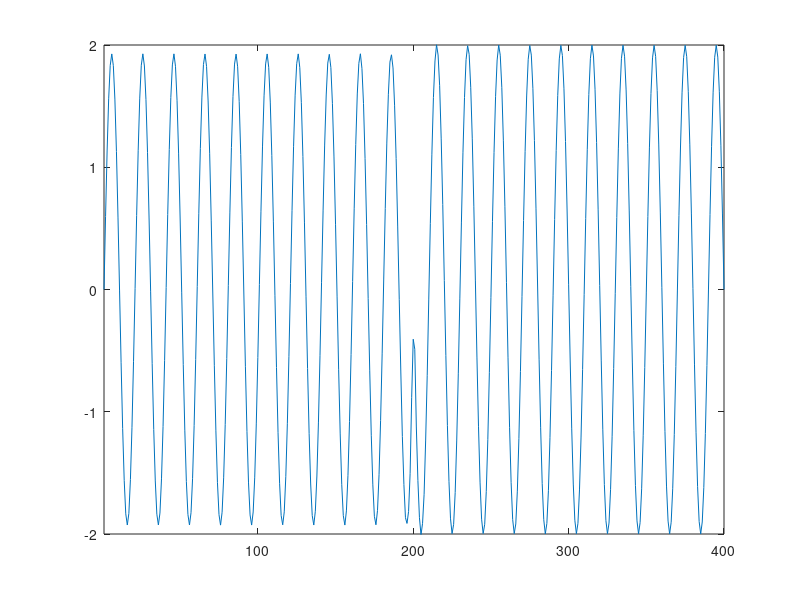

MATLAB code to generate this figure:
%------------------ Pulse propagation in homogeneous medium----------------------
%------------------- ABC is not applied at the ends, so reflection will be
%visible

clc;
close all;
%----- Medium ----------
length = 2;
eps0=8.854e-12;
meu0=4*pi*1e-7;
epsr=1;
meur=1;
eps=eps0*epsr;
meu=meu0*meur;
%---- Signal -----------
c=3e8;
v=c/sqrt(epsr*meur);
freq=3e9;
lamda=v/freq;
%------ Cell length and time step---------
dz=lamda/20;
dt=dz/v;
N_cells=length/dz;
Mid_cell=N_cells/2; % position to launch the signal
%------ Multiplying constants --------
const_e=dt/(eps*dz);
const_h=dt/(meu*dz);
%------- Initialise E and H arrays ------------
ex=zeros(N_cells,1);
hy=zeros(N_cells,1);
%------ Gaussian pusle ------------
Ts=10*dt; % pulse width
t0=3*Ts; % pulse delay
N_steps=400; % maximum iteration steps
%************** Iteration loop ****************
   
    for n=1:N_steps;        
        time=(n-1)*dt;              
       
%------- Signal launched in the middle cell -----------
        pulse=sin(2*pi*freq*time);         % Gaussian pulse exp(-((time-t0)/Ts)^2)/dz;              
        ex(Mid_cell)=pulse;    
        %------------------------ compute H -------------------------
        k=1:N_cells-1;
        hy(k)=hy(k)-const_h*(ex(k+1)-ex(k));          
        %------------------------- compute E ------------------------
        k=2:N_cells-1;
        ex(k)=ex(k)-const_e*(hy(k)-hy(k-1));  
       
        plot(1:N_cells,ex,'-');
        axis([1 N_cells -2 2]);
        pause(0.05);  
%         frame(i)=getframe(1);
%         i=i+1;
       
    end  % for loop ends
   



    %---------- Plot the results -----------------
%     close all;
%     plot(1:N_cells,ex);
%     title('Eelectric field Ex vs Z');
%     xlabel('cell number');
%     ylabel('Ex, V/m'); 
%
%    figure;
%    plot(1:N_cells,hy);
%     title('Magnetic field Hy vs Z');
%     xlabel('cell number');
%     ylabel('Hy, A/m');